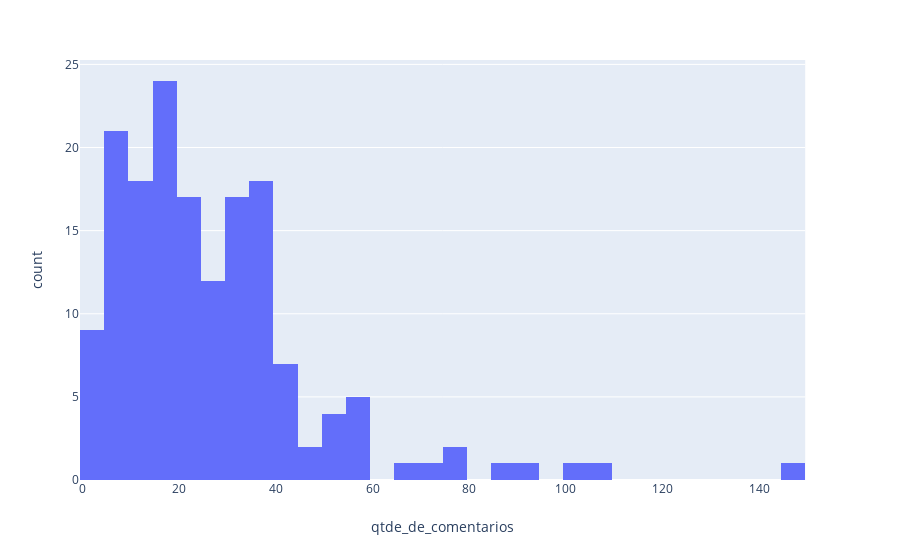

The notebook cell saved with this chart:
### Markdown cell above
Uma coisa que me chamou atenção é a didstância entre a média (~ 27) e o episódio com mais comentários (147).

Média é uma coisa perigosa: se metade dos alunos tirou 0 e a outra metade 10, a média é 5, mas não representa ninguém.

Vamos dar uma olhada no **histograma** da qtde. de comentários por episódio.

### Code cell
px.histogram(df.groupby('titulo').count().reset_index().rename(columns={'comentario': 'qtde_de_comentarios'}), x='qtde_de_comentarios', nbins=30)

### Figure 1 — Plotly figure (JSON) as saved in the notebook; plotly's stock layout.template omitted (floating-point values rounded to 4 significant figures; data arrays with more than 128 entries replaced by an {"elided": "..."} marker saying what was removed)
{"data": [{"alignmentgroup": "True", "bingroup": "x", "hoverlabel": {"namelength": 0}, "hovertemplate": "qtde_de_comentarios=%{x}<br>count=%{y}", "legendgroup": "", "marker": {"color": "#636efa"}, "name": "", "nbinsx": 30, "offsetgroup": "", "orientation": "v", "showlegend": false, "type": "histogram", "x": {"elided": "163 int values"}, "xaxis": "x", "yaxis": "y"}], "layout": {"autosize": true, "barmode": "relative", "legend": {"tracegroupgap": 0}, "margin": {"t": 60}, "xaxis": {"anchor": "y", "autorange": true, "domain": [0, 0.98], "range": [-0.5, 149.5], "title": {"text": "qtde_de_comentarios"}, "type": "linear"}, "yaxis": {"anchor": "x", "autorange": true, "domain": [0, 1], "range": [0, 25.26], "title": {"text": "count"}}}}
